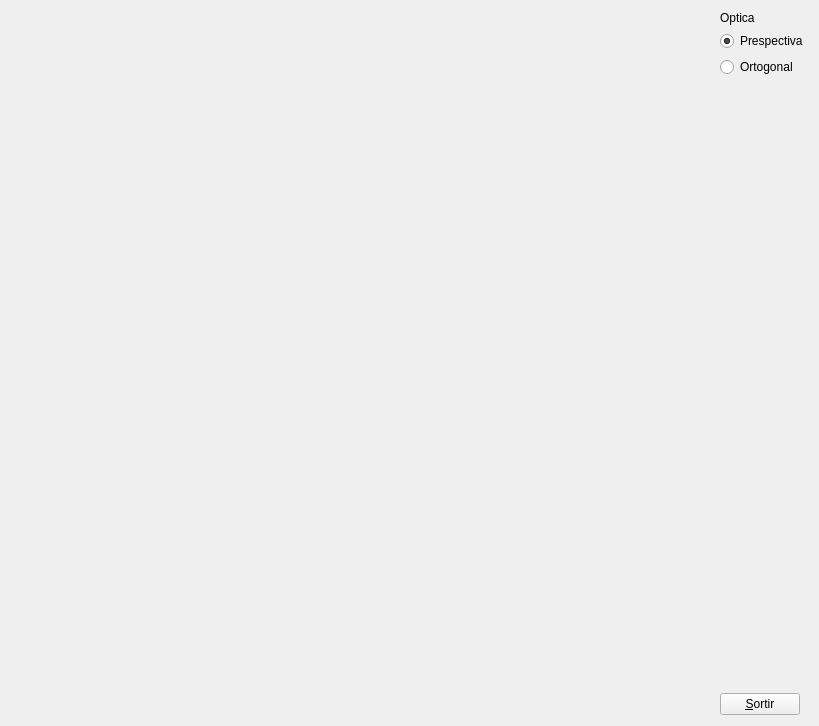
<?xml version="1.0" encoding="UTF-8"?>
<ui version="4.0">
 <class>MyForm</class>
 <widget class="QWidget" name="MyForm">
  <property name="geometry">
   <rect>
    <x>0</x>
    <y>0</y>
    <width>819</width>
    <height>726</height>
   </rect>
  </property>
  <property name="contextMenuPolicy">
   <enum>Qt::NoContextMenu</enum>
  </property>
  <property name="windowTitle">
   <string>IDI-Lab</string>
  </property>
  <layout class="QHBoxLayout" name="horizontalLayout">
   <item>
    <widget class="MyGLWidget" name="widget" native="true">
     <property name="sizePolicy">
      <sizepolicy hsizetype="Expanding" vsizetype="Expanding">
       <horstretch>0</horstretch>
       <verstretch>0</verstretch>
      </sizepolicy>
     </property>
     <property name="minimumSize">
      <size>
       <width>50</width>
       <height>50</height>
      </size>
     </property>
    </widget>
   </item>
   <item>
    <layout class="QVBoxLayout" name="verticalLayout">
     <item>
      <layout class="QVBoxLayout" name="verticalLayout_2">
       <item>
        <widget class="QLabel" name="label">
         <property name="text">
          <string>Optica</string>
         </property>
        </widget>
       </item>
       <item>
        <widget class="QRadioButton" name="radioButton_2">
         <property name="focusPolicy">
          <enum>Qt::NoFocus</enum>
         </property>
         <property name="text">
          <string>Prespectiva</string>
         </property>
         <property name="checked">
          <bool>true</bool>
         </property>
        </widget>
       </item>
       <item>
        <widget class="QRadioButton" name="radioButton">
         <property name="focusPolicy">
          <enum>Qt::NoFocus</enum>
         </property>
         <property name="contextMenuPolicy">
          <enum>Qt::DefaultContextMenu</enum>
         </property>
         <property name="text">
          <string>Ortogonal</string>
         </property>
        </widget>
       </item>
       <item>
        <spacer name="verticalSpacer">
         <property name="orientation">
          <enum>Qt::Vertical</enum>
         </property>
         <property name="sizeHint" stdset="0">
          <size>
           <width>20</width>
           <height>40</height>
          </size>
         </property>
        </spacer>
       </item>
      </layout>
     </item>
     <item>
      <widget class="QPushButton" name="pushButton">
       <property name="sizePolicy">
        <sizepolicy hsizetype="Fixed" vsizetype="Fixed">
         <horstretch>0</horstretch>
         <verstretch>0</verstretch>
        </sizepolicy>
       </property>
       <property name="text">
        <string>&amp;Sortir</string>
       </property>
      </widget>
     </item>
    </layout>
   </item>
  </layout>
 </widget>
 <customwidgets>
  <customwidget>
   <class>MyGLWidget</class>
   <extends>QWidget</extends>
   <header location="global">MyGLWidget.h</header>
   <container>1</container>
   <slots>
    <signal>opticaPrespectiva()</signal>
    <signal>opticaOrtogonal()</signal>
    <slot>setOpticaPrespectiva()</slot>
    <slot>setOpticaOrtogonal()</slot>
   </slots>
  </customwidget>
 </customwidgets>
 <resources/>
 <connections>
  <connection>
   <sender>pushButton</sender>
   <signal>clicked()</signal>
   <receiver>MyForm</receiver>
   <slot>close()</slot>
   <hints>
    <hint type="sourcelabel">
     <x>794</x>
     <y>718</y>
    </hint>
    <hint type="destinationlabel">
     <x>839</x>
     <y>529</y>
    </hint>
   </hints>
  </connection>
  <connection>
   <sender>radioButton_2</sender>
   <signal>clicked()</signal>
   <receiver>widget</receiver>
   <slot>setOpticaPrespectiva()</slot>
   <hints>
    <hint type="sourcelabel">
     <x>744</x>
     <y>44</y>
    </hint>
    <hint type="destinationlabel">
     <x>657</x>
     <y>50</y>
    </hint>
   </hints>
  </connection>
  <connection>
   <sender>radioButton</sender>
   <signal>clicked()</signal>
   <receiver>widget</receiver>
   <slot>setOpticaOrtogonal()</slot>
   <hints>
    <hint type="sourcelabel">
     <x>730</x>
     <y>72</y>
    </hint>
    <hint type="destinationlabel">
     <x>671</x>
     <y>96</y>
    </hint>
   </hints>
  </connection>
  <connection>
   <sender>widget</sender>
   <signal>opticaPrespectiva()</signal>
   <receiver>radioButton_2</receiver>
   <slot>animateClick()</slot>
   <hints>
    <hint type="sourcelabel">
     <x>629</x>
     <y>135</y>
    </hint>
    <hint type="destinationlabel">
     <x>780</x>
     <y>36</y>
    </hint>
   </hints>
  </connection>
  <connection>
   <sender>widget</sender>
   <signal>opticaOrtogonal()</signal>
   <receiver>radioButton</receiver>
   <slot>animateClick()</slot>
   <hints>
    <hint type="sourcelabel">
     <x>646</x>
     <y>196</y>
    </hint>
    <hint type="destinationlabel">
     <x>788</x>
     <y>79</y>
    </hint>
   </hints>
  </connection>
 </connections>
</ui>
